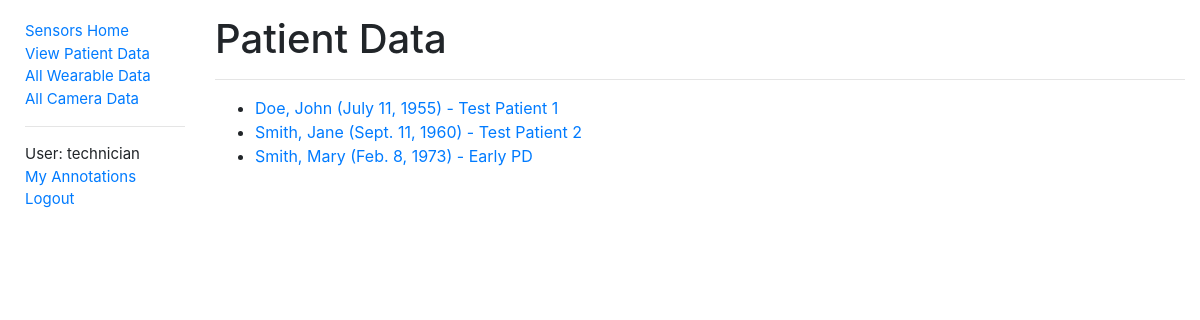
The page /sensors/patientdata/ (signed in) on the database its author committed.
### sensors/models.py (models this page shows, shortened)
class PatientData(models.Model):
    id = models.AutoField(primary_key=True)
    first_name = models.CharField(max_length=50, help_text='Patient first name')
    last_name = models.CharField(max_length=50, help_text='Patient last name')
    date_of_birth = models.DateField(help_text='Patient date of birth')
    notes = models.CharField(max_length=500, help_text='Notes regarding patient')
    class Meta:
        ordering = ['last_name']
        permissions = (("can_alter_patientdata", "Can create or edit patient data entries."),)
    def get_absolute_url(self):
        return reverse('patientdata-detail', args=[str(self.id)])

### sensors/views.py (the view)
# urls.py: path('patientdata/', views.PatientDataListView.as_view(), name='patientdata'),
class PatientDataListView(LoginRequiredMixin, generic.ListView):
    model = PatientData
    paginate_by = 10

### sensors/context_processors.py (called while the page is built)
def extra_context(request):
    return {'media_url': settings.MEDIA_URL}

### sensors/templates/sensors/patientdata_list.html (shortened to what this page needs)
{% extends "base.html" %}
{% block content %}
  <div class="titleText">
    <h1>Patient Data</h1>
  </div>
  <hr>
  <ul>
    {% for patientdata in patientdata_list %}
      <li>
        <a href="{{ patientdata.get_absolute_url }}">
          {{ patientdata.last_name }}, {{ patientdata.first_name }} ({{ patientdata.date_of_birth }}) - {{ patientdata.notes }}
        </a>
      </li>
    {% empty %}
      <p>There are no patient data in the database.</p>
    {% endfor %}
  </ul>
{% endblock %}

### sensors/templates/base.html (shortened to what this page needs)
<!DOCTYPE html>
<html xmlns="http://www.w3.org/1999/xhtml" lang="en-GB" xml:lang="en-GB">
<head>
  <link rel="stylesheet"
        href="https://stackpath.bootstrapcdn.com/bootstrap/4.1.3/css/bootstrap.min.css"
>
  {% load static %}
  <link rel="stylesheet"
        href="{% static 'css/styles.css' %}">
</head>
<body>
<div class="container-fluid">
  <div class="row">
    <div class="col-sm-2" style='font-size:15px;'>
      {% block sidebar %}
        <ul class="sidebar-nav">
          <li><a href="{% url 'index' %}">Sensors Home</a></li>
          {% if user.is_authenticated %}
            <li><a href="{% url 'patientdata' %}">View Patient Data</a></li>
            <li><a href="{% url 'wearabledata' %}">All Wearable Data</a></li>
            <li><a href="{% url 'cameradata' %}">All Camera Data</a></li>
            <hr>
            <li>User: {{ user.get_username }}</li>
            <li><a href="{% url 'my-annotations' %}">My Annotations</a></li>
            <li><a href="{% url 'logout'%}?next={{request.path}}">Logout</a></li>
          {% else %}
            <li><a href="{% url 'login'%}?next={{request.path}}">Login</a></li>
          {% endif %}
        </ul>
      {% endblock %}
    </div>
    <div class="col-sm-10" style=margin-top:15px;padding:10">
      {% block content %}{% endblock %}
    </div>
  </div>
</div>
<div class="footer" style="margin-top:30px;padding:30px">
</div>
</body>
</html>

### sensors/static/css/styles.css (style rules this page uses)
.sidebar-nav { margin-top: 20px; margin-left: 10px; padding: 0; list-style: none; }
.titleText { position: relative; }

### rows shown on the page
PatientData: last_name "Doe", first_name "John", date_of_birth "July 11, 1955", notes "Test Patient 1"
PatientData: last_name "Smith", first_name "Jane", date_of_birth "Sept. 11, 1960", notes "Test Patient 2"
PatientData: last_name "Smith", first_name "Mary", date_of_birth "Feb. 8, 1973", notes "Early PD"

### other values the page prints
{{ user.get_username }} "technician"
